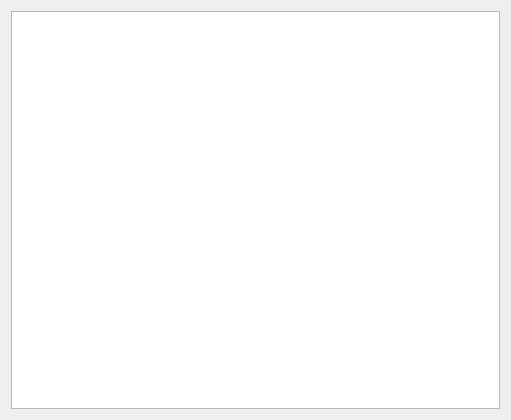
<?xml version="1.0" encoding="UTF-8"?>
<ui version="4.0">
 <class>RankingList</class>
 <widget class="QWidget" name="RankingList">
  <property name="geometry">
   <rect>
    <x>0</x>
    <y>0</y>
    <width>511</width>
    <height>420</height>
   </rect>
  </property>
  <property name="windowTitle">
   <string>Form</string>
  </property>
  <layout class="QVBoxLayout" name="verticalLayout">
   <item>
    <widget class="QTableWidget" name="tableWidget">
     <property name="styleSheet">
      <string notr="true">font: 14pt &quot;幼圆&quot;;</string>
     </property>
    </widget>
   </item>
  </layout>
 </widget>
 <resources/>
 <connections/>
</ui>
